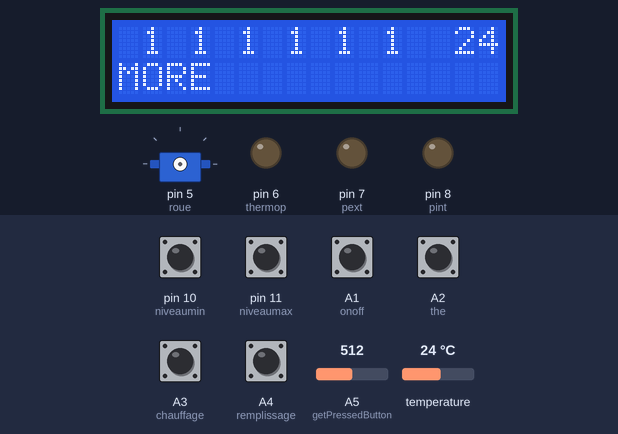
The sketch below on a simulated Arduino Uno, built with avr-gcc and run on an emulated ATmega328P. Shown: 16×2 character LCD, servo, output pins drawn as LEDs (lit = HIGH). The test bench sets the inputs (shaded band); at power-on: A1 (onoff), A2 (the), A3 (chauffage), A4 (remplissage), pin 10 (niveaumin), pin 11 (niveaumax) HIGH, A5 (getPressedButton) = 512, temperature 24 °C.

Above: at 1.2 s.
1.3 s: A5 (getPressedButton) set to 40
At 4.1 s:
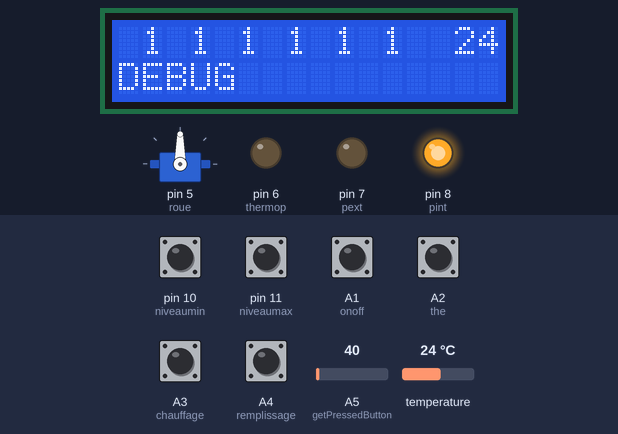
4.3 s: A5 (getPressedButton) set to 45
10.8 s: A5 (getPressedButton) set to 55
At 11.7 s:
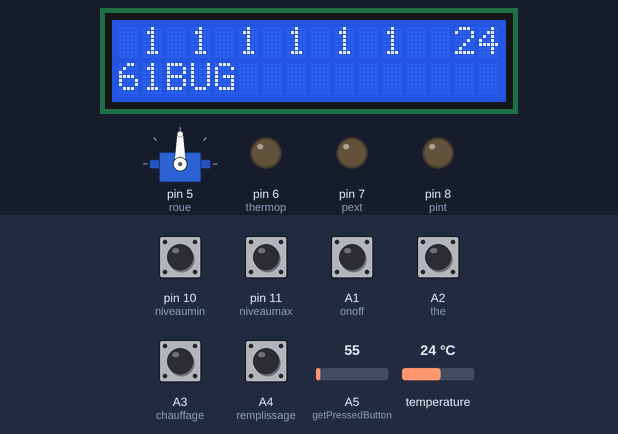
14.9 s: A1 (onoff) pulled LOW for 1.1 s
At 16.3 s:
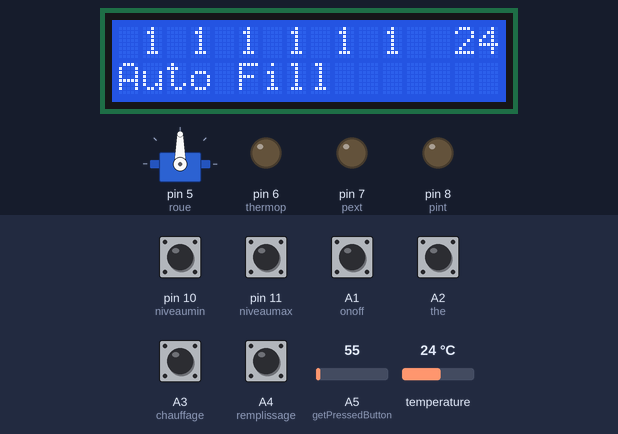
21.0 s: temperature set to 12 °C
At 23.6 s:
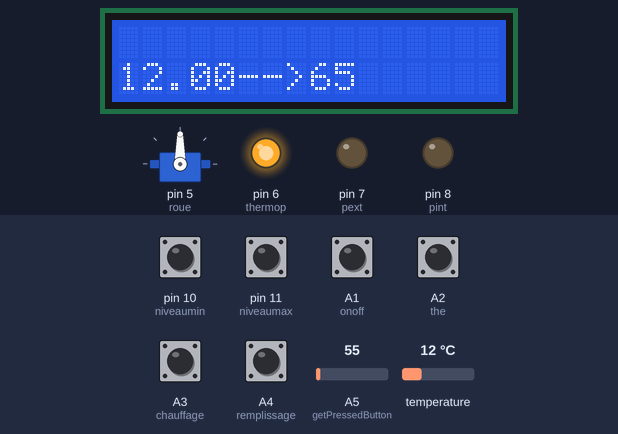
24.5 s: temperature set to 19 °C
At 27.4 s:
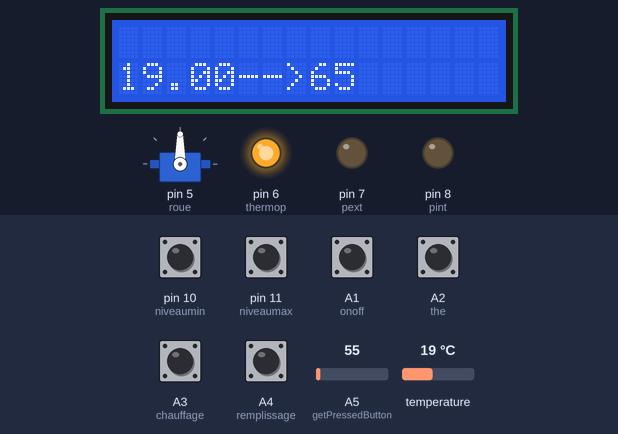
Timing chart, 0 to 28.9 s (numbered marks = the images above; inputs shaded):
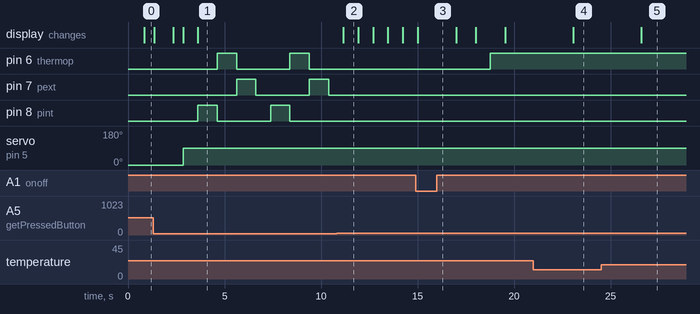

The sketch:

machine.ino
```cpp
/*
Machine à Thé 2019
Franckapik
*/

//LIBRAIRIES

#include <Servo.h> //servomoteurs
#include <LiquidCrystal.h> //affichage
#include <OneWire.h>
#include <DallasTemperature.h>


#define ONE_WIRE_BUS A0
OneWire oneWire(ONE_WIRE_BUS);
DallasTemperature sensors(&oneWire);

//VARIABLES

//start
boolean commande=0;

//relais
int pint=8;
int pext=7;
int thermop=6;

//capteurs
int sondetemp=A0;
int niveaumin=10;
int niveaumax=11;

//interrupteurs;
int remplissage=A4;
int chauffage=A3;
int the=A2;
int onoff=A1;

//actionneurs
Servo cadran;
Servo roue;

//afficheur
LiquidCrystal lcd(4,12,0,1,2,3);
byte backlight_pwm = 13; //retroeclairage
enum {
  none,  /*!< Pas de bouton appuyé */
  up,
  down,
  left,
  right,
  bselect,
  chauf,
  remp,
  the1
};

//paramètres
int remplissagemax=10; //ms
int tmax=60; //°C
int cadranmin=15;
int cadranmax=100;
int dosagethe=500; //temps = dosage du thé (roue)
int volumetasse=5000; //ms


//fonctions

float getTemperature() //Capture de la température
{
  sensors.requestTemperatures();
  return sensors.getTempCByIndex(0);
}

int setCadran(int temp) //Affichage température sur le cadran
{
  int aiguille=0;
  aiguille=180-(temp*180/cadranmax);
  lcd.setCursor(9,1);            // move cursor to second line "1" and 9 spaces over
  lcd.print(aiguille);
  cadran.write(aiguille);
}

versagethe(int the) { //Rotation de la roue en fonction du thé selectionné
  lcd.setCursor(0,1);
  lcd.print("Falling tea");
  delay(1000);
  lcd.clear();
  roue.attach(5);
  if (the) {
    roue.write(0);
    delay(dosagethe);
  } else {
    roue.write(180);
    delay(dosagethe);
  }
  roue.write(90);
}

versageeau(){
  lcd.setCursor(0,1);
  lcd.print("Tea preparation");
  delay(1000);
  lcd.clear();
  digitalWrite(pint, HIGH);
  lcd.setCursor(0,1);
  lcd.print("Check your cup!");
  delay(volumetasse);
  lcd.clear();
  digitalWrite(pint, LOW);
  lcd.setCursor(0,1);
  lcd.print("Tea is ready!");
}

byte getPressedButton() { //Pad du LCD

  int value = analogRead(A5);

  if (value < 50)
    return right;
  else if (value < 250)
    return up;
  else if (value < 450)
    return down;
  else if (value < 650)
    return left;
  else if (value < 850)
    return bselect;
  else
    return none;
}

void debug() {
  digitalWrite(pint, HIGH);
  delay(1000);
  digitalWrite(pint, LOW);
  digitalWrite(thermop, HIGH);
  delay(1000);
  digitalWrite(thermop, LOW);
  digitalWrite(pext, HIGH);
  delay(1000);
  digitalWrite(pext, LOW);

}

//SETUP

void setup() {
     // pin setup
     pinMode(pext, OUTPUT);
     pinMode(pint, OUTPUT);
     pinMode(thermop, OUTPUT);
     pinMode(sondetemp, INPUT);
     pinMode(niveaumin, INPUT_PULLUP);
     pinMode(niveaumax, INPUT_PULLUP);
     pinMode(chauffage,  INPUT_PULLUP);
     pinMode(remplissage,  INPUT_PULLUP);
     pinMode(the,  INPUT_PULLUP);
     pinMode(onoff,  INPUT_PULLUP);

     //lcd

     lcd.begin(16, 2);              // start the library

     //temperature
     sensors.begin();
}

void loop() {

//states
int chauf_int=digitalRead(chauffage);
int remp_int=digitalRead(remplissage);
int the_int=digitalRead(the);
boolean niveaumin_int=digitalRead(niveaumin);
boolean niveaumax_int=digitalRead(niveaumax);


//affichage des variables
lcd.setCursor(1,0);            // move cursor to second line "1" and 9 spaces over
lcd.print(digitalRead(niveaumin));
lcd.setCursor(3,0);            // move cursor to second line "1" and 9 spaces over
lcd.print(digitalRead(niveaumax));
lcd.setCursor(5,0);
lcd.print(digitalRead(chauffage));
lcd.setCursor(7,0);
lcd.print(digitalRead(remplissage));
lcd.setCursor(9,0);
lcd.print(digitalRead(the));
lcd.setCursor(11,0);
lcd.print(digitalRead(onoff));
lcd.setCursor(14,0);
lcd.print(getTemperature());


if(!digitalRead(onoff)) { //demande de thé
  if(digitalRead(remplissage)) { //interrupteur remplissage sur auto
    lcd.setCursor(0,1);
    lcd.print("Auto Fill");
    delay(2000);
    lcd.clear();

    if (!digitalRead(niveaumin)) {
      while(!digitalRead(niveaumax)){ //le niveau est pas au max
        digitalWrite(pext, HIGH); //allumage de la pompe jerrican
        lcd.setCursor(0,1);
        lcd.print("Filling");
      }
      digitalWrite(pext, LOW); //extinction de la pompe jerrican
    }
  } else {
    lcd.setCursor(0,1);
    lcd.print("No Fill");
    delay(2000);
    lcd.clear();
  }

  if(digitalRead(chauffage)) { //interrupteur chauffage sur auto
    lcd.setCursor(0,1);
    lcd.print("Auto Heat");
    delay(1000);
    lcd.clear();

      while(getTemperature() < tmax) { //température insuffisante
        digitalWrite(thermop, HIGH); //allumage du thermoplongeur
        lcd.setCursor(0,1);
        lcd.print(String(getTemperature())+String("-->") + String(tmax));
        delay(2000);
      }
      digitalWrite(thermop, LOW);
  } else {
    lcd.setCursor(0,1);
    lcd.print("No Heat");
    delay(1000);
    lcd.clear();
  }

  versagethe(the_int);
  versageeau();

  commande=0;
}

//Pas de thé en commande

  lcd.setCursor(0, 1);
  switch (getPressedButton()) {
  case none:
    lcd.print("");
    break;

  case up:
    ++tmax;
    lcd.print((String(tmax)));
    break;

  case down:
    --tmax;
    lcd.print((String(tmax)));
    break;

  case left:
  lcd.print("MORE");
  delay(500);
  lcd.clear();
  versagethe(digitalRead(the));
    break;

  case right:
    lcd.print("DEBUG");
    debug();
    break;

  case bselect:

    break;
}
}
```

Measured:
- the behaviour switches between 49 and 50 on A5 (getPressedButton) (found by bisection; images 1 and 2)
- after the input at 1.3 s, pin 8 (pint): LOW → HIGH after 2.3 s; the display: first differs from a run without the input after 2.3 s (image 1)
- after the input at 10.8 s, pin 6 (thermop): stays LOW (without the input it goes to HIGH after 1.4 s); pin 7 (pext): stays LOW (without the input it goes to HIGH after 2.4 s); pin 8 (pint): stays LOW (without the input it goes to HIGH after 0.36 s); the display: changes after 0.36 s (image 2)
- after the input at 14.9 s, pin 6 (thermop): LOW → HIGH after 3.9 s; the display: changes after 0.10 s (image 3)
- after the input at 21.0 s, the display: changes after 2.1 s (image 4)
- after the input at 24.5 s, the display: changes after 2.1 s (image 5)
- by itself, pin 6 (thermop), pin 7 (pext): alternates HIGH for 1.0 s and LOW for 2.8 s
